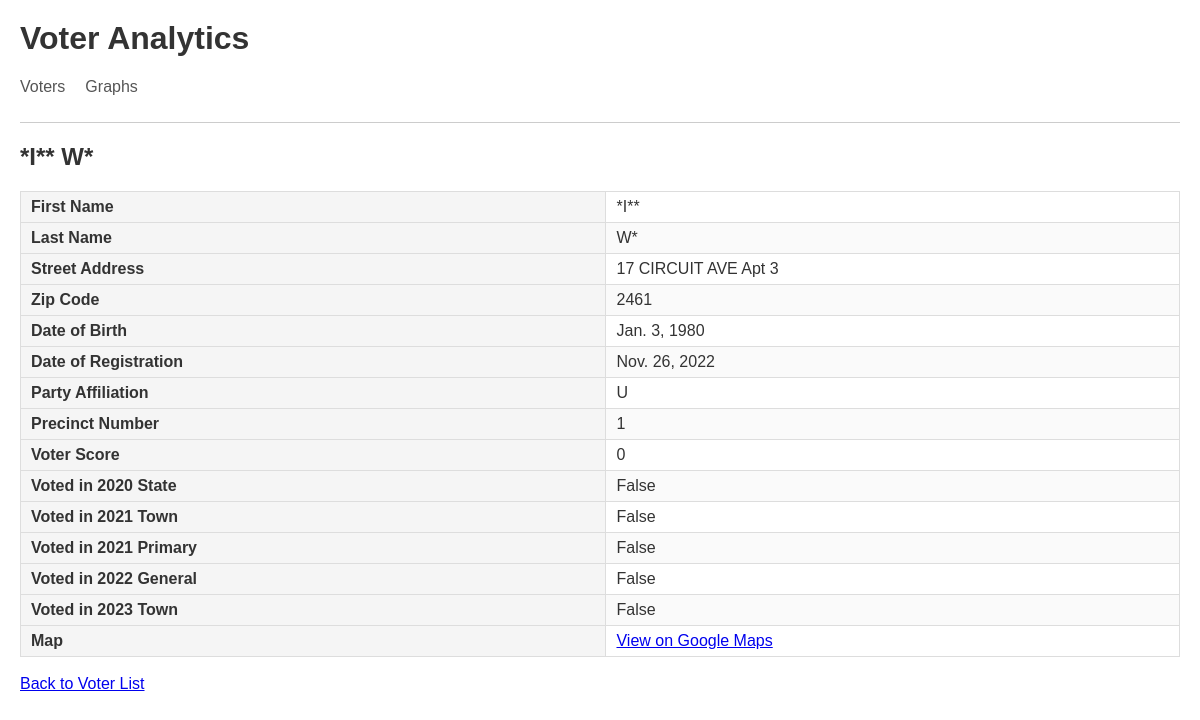
The app's page /voter_analytics/voter/1 with its own data.
### voter_analytics/models.py (models this page shows, shortened)
class Voter(models.Model):
    last_name = models.TextField()
    first_name = models.TextField()
    street_number = models.TextField()
    street_name = models.TextField()
    apartment_number = models.TextField()
    zip_code = models.TextField()
    date_of_birth = models.DateField()
    date_of_registration = models.DateField()
    party_affiliation = models.TextField()
    precinct_number = models.TextField()
    v20state = models.BooleanField()
    v21town = models.BooleanField()
    v21primary = models.BooleanField()
    v22general = models.BooleanField()
    v23town = models.BooleanField()
    voter_score = models.IntegerField()

### voter_analytics/views.py (the view)
# urls.py: path('voter/<int:pk>', views.VoterDetailView.as_view(), name='voter'),
class VoterDetailView(DetailView):
    template_name = 'voter_analytics/voter.html'
    model = Voter
    context_object_name = 'voter'

### voter_analytics/templates/voter_analytics/voter.html
{% extends 'voter_analytics/base.html' %}
{% block content %}
<div class="container">
    <h2>{{ voter.first_name }} {{ voter.last_name }}</h2>
    <table>
        <tr><th>First Name</th><td>{{ voter.first_name }}</td></tr>
        <tr><th>Last Name</th><td>{{ voter.last_name }}</td></tr>
        <tr><th>Street Address</th><td>{{ voter.street_number }} {{ voter.street_name }} {% if voter.apartment_number %}Apt {{ voter.apartment_number }}{% endif %}</td></tr>
        <tr><th>Zip Code</th><td>{{ voter.zip_code }}</td></tr>
        <tr><th>Date of Birth</th><td>{{ voter.date_of_birth }}</td></tr>
        <tr><th>Date of Registration</th><td>{{ voter.date_of_registration }}</td></tr>
        <tr><th>Party Affiliation</th><td>{{ voter.party_affiliation }}</td></tr>
        <tr><th>Precinct Number</th><td>{{ voter.precinct_number }}</td></tr>
        <tr><th>Voter Score</th><td>{{ voter.voter_score }}</td></tr>
        <tr><th>Voted in 2020 State</th><td>{{ voter.v20state }}</td></tr>
        <tr><th>Voted in 2021 Town</th><td>{{ voter.v21town }}</td></tr>
        <tr><th>Voted in 2021 Primary</th><td>{{ voter.v21primary }}</td></tr>
        <tr><th>Voted in 2022 General</th><td>{{ voter.v22general }}</td></tr>
        <tr><th>Voted in 2023 Town</th><td>{{ voter.v23town }}</td></tr>
        <tr>
            <th>Map</th>
            <td>
                <a href="https://www.google.com/maps/search/?api=1&query={{ voter.street_number }}+{{ voter.street_name }}+Newton+MA+{{ voter.zip_code }}" target="_blank">
                    View on Google Maps
                </a>
            </td>
        </tr>
    </table>
    <br>
    <a href="{% url 'voters' %}">Back to Voter List</a>
</div>
{% endblock %}

### static/styles.css (style rules this page uses)
body { font-family: sans-serif; margin: 20px; color: #333; }
table { border-collapse: collapse; width: 100%; }
th, td { border: 1px solid #ddd; padding: 6px 10px; text-align: left; }
th { background: #f5f5f5; }
tr:nth-child(even) { background: #fafafa; }

### records on screen
Voter: first_name "*I**", last_name "W*", street_number "17", street_name "CIRCUIT AVE", apartment_number "3", zip_code "2461", date_of_birth "Jan. 3, 1980", date_of_registration "Nov. 26, 2022", party_affiliation "U", precinct_number "1", voter_score "0", v20state "False", v21town "False", v21primary "False", v22general "False", v23town "False"
